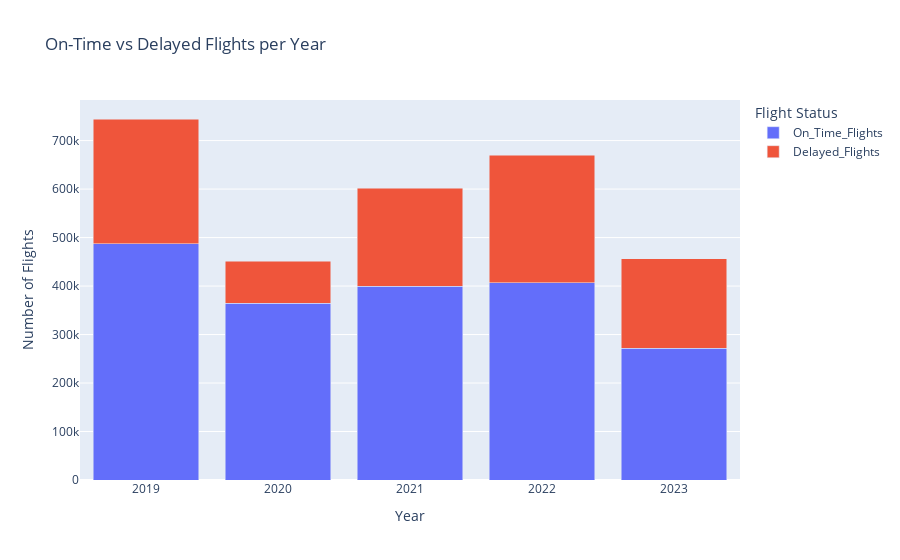

Notebook cell for this chart:
### Code cell
# Visualize yearly on-time vs delayed flights as a stacked bar chart
fig2 = px.bar(
    result2,
    x='Year',
    y=['On_Time_Flights', 'Delayed_Flights'],
    title='On-Time vs Delayed Flights per Year',
    labels={'value': 'Number of Flights', 'variable': 'Flight Status'},
    barmode='stack'
)
fig2.show()

### Figure 1 — Plotly figure (JSON) as saved in the notebook; plotly's stock layout.template omitted (floating-point values rounded to 4 significant figures)
{"data": [{"hovertemplate": "Flight Status=On_Time_Flights<br>Year=%{x}<br>Number of Flights=%{y}<extra></extra>", "legendgroup": "On_Time_Flights", "marker": {"color": "#636efa", "pattern": {"shape": ""}}, "name": "On_Time_Flights", "orientation": "v", "showlegend": true, "textposition": "auto", "type": "bar", "x": ["2019", "2020", "2021", "2022", "2023"], "xaxis": "x", "y": [487494, 364058, 399254, 407276, 271431], "yaxis": "y"}, {"hovertemplate": "Flight Status=Delayed_Flights<br>Year=%{x}<br>Number of Flights=%{y}<extra></extra>", "legendgroup": "Delayed_Flights", "marker": {"color": "#EF553B", "pattern": {"shape": ""}}, "name": "Delayed_Flights", "orientation": "v", "showlegend": true, "textposition": "auto", "type": "bar", "x": ["2019", "2020", "2021", "2022", "2023"], "xaxis": "x", "y": [257037, 86649, 202081, 262563, 184513], "yaxis": "y"}], "layout": {"barmode": "stack", "legend": {"title": {"text": "Flight Status"}, "tracegroupgap": 0}, "title": {"text": "On-Time vs Delayed Flights per Year"}, "xaxis": {"anchor": "y", "domain": [0, 1], "title": {"text": "Year"}}, "yaxis": {"anchor": "x", "domain": [0, 1], "title": {"text": "Number of Flights"}}}}
